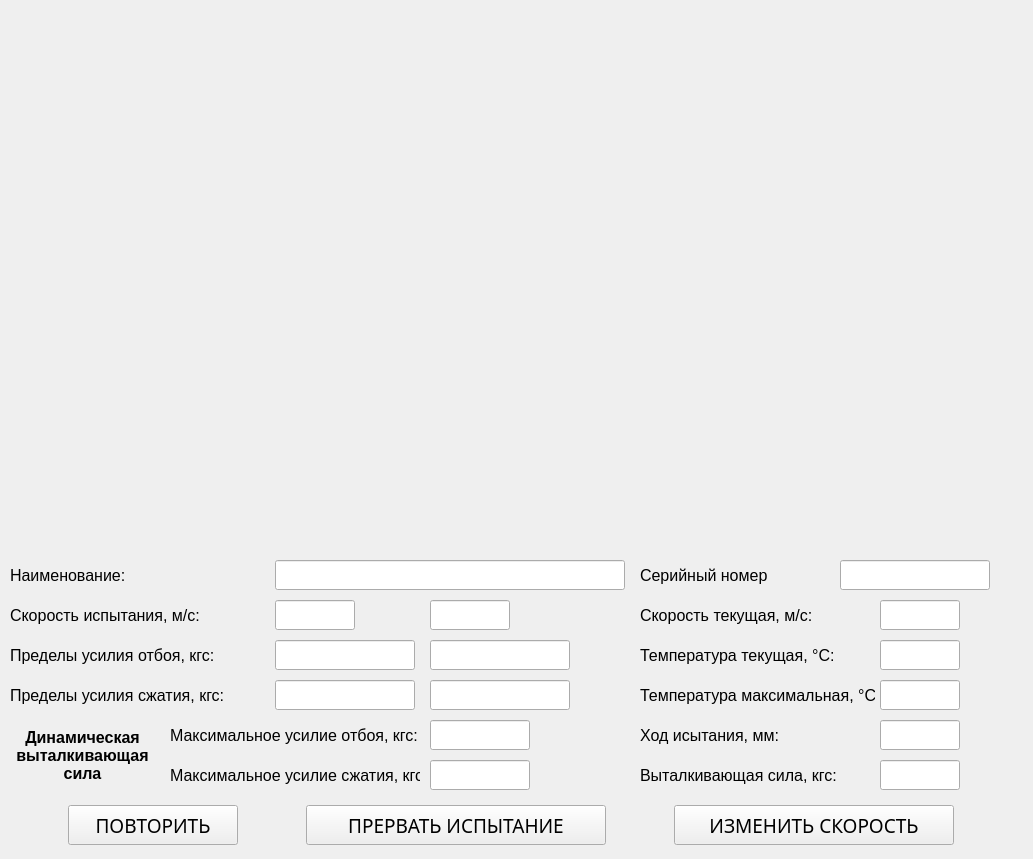
          <widget class="QWidget" name="test_lab_page_3">
           <widget class="PlotWidget" name="lab_GraphWidget" native="true">
            <property name="geometry">
             <rect>
              <x>0</x>
              <y>0</y>
              <width>1024</width>
              <height>550</height>
             </rect>
            </property>
            <property name="minimumSize">
             <size>
              <width>1024</width>
              <height>550</height>
             </size>
            </property>
            <property name="maximumSize">
             <size>
              <width>1024</width>
              <height>550</height>
             </size>
            </property>
           </widget>
           <widget class="QFrame" name="test_data_frame">
            <property name="geometry">
             <rect>
              <x>0</x>
              <y>550</y>
              <width>1024</width>
              <height>250</height>
             </rect>
            </property>
            <property name="minimumSize">
             <size>
              <width>1024</width>
              <height>250</height>
             </size>
            </property>
            <property name="maximumSize">
             <size>
              <width>1024</width>
              <height>250</height>
             </size>
            </property>
            <property name="frameShape">
             <enum>QFrame::NoFrame</enum>
            </property>
            <property name="frameShadow">
             <enum>QFrame::Sunken</enum>
            </property>
            <widget class="QLineEdit" name="lab_serial_le">
             <property name="geometry">
              <rect>
               <x>840</x>
               <y>10</y>
               <width>150</width>
               <height>30</height>
              </rect>
             </property>
             <property name="minimumSize">
              <size>
               <width>150</width>
               <height>30</height>
              </size>
             </property>
             <property name="maximumSize">
              <size>
               <width>150</width>
               <height>30</height>
              </size>
             </property>
             <property name="font">
              <font>
               <family>Arial</family>
               <pointsize>14</pointsize>
              </font>
             </property>
             <property name="text">
              <string/>
             </property>
             <property name="alignment">
              <set>Qt::AlignCenter</set>
             </property>
             <property name="readOnly">
              <bool>true</bool>
             </property>
            </widget>
            <widget class="QLabel" name="lbl_17">
             <property name="geometry">
              <rect>
               <x>10</x>
               <y>130</y>
               <width>216</width>
               <height>30</height>
              </rect>
             </property>
             <property name="minimumSize">
              <size>
               <width>0</width>
               <height>30</height>
              </size>
             </property>
             <property name="maximumSize">
              <size>
               <width>16777215</width>
               <height>30</height>
              </size>
             </property>
             <property name="font">
              <font>
               <family>Arial</family>
               <pointsize>12</pointsize>
              </font>
             </property>
             <property name="text">
              <string>Пределы усилия сжатия, кгс:</string>
             </property>
            </widget>
            <widget class="QLabel" name="lbl_14">
             <property name="geometry">
              <rect>
               <x>10</x>
               <y>10</y>
               <width>121</width>
               <height>30</height>
              </rect>
             </property>
             <property name="minimumSize">
              <size>
               <width>0</width>
               <height>30</height>
              </size>
             </property>
             <property name="maximumSize">
              <size>
               <width>16777215</width>
               <height>30</height>
              </size>
             </property>
             <property name="font">
              <font>
               <family>Arial</family>
               <pointsize>12</pointsize>
              </font>
             </property>
             <property name="text">
              <string>Наименование:</string>
             </property>
            </widget>
            <widget class="QLabel" name="lbl_20">
             <property name="geometry">
              <rect>
               <x>10</x>
               <y>90</y>
               <width>208</width>
               <height>30</height>
              </rect>
             </property>
             <property name="minimumSize">
              <size>
               <width>0</width>
               <height>30</height>
              </size>
             </property>
             <property name="maximumSize">
              <size>
               <width>16777215</width>
               <height>30</height>
              </size>
             </property>
             <property name="font">
              <font>
               <family>Arial</family>
               <pointsize>12</pointsize>
              </font>
             </property>
             <property name="text">
              <string>Пределы усилия отбоя, кгс:</string>
             </property>
            </widget>
            <widget class="QLineEdit" name="lab_name_le">
             <property name="geometry">
              <rect>
               <x>275</x>
               <y>10</y>
               <width>350</width>
               <height>30</height>
              </rect>
             </property>
             <property name="minimumSize">
              <size>
               <width>350</width>
               <height>30</height>
              </size>
             </property>
             <property name="maximumSize">
              <size>
               <width>350</width>
               <height>30</height>
              </size>
             </property>
             <property name="font">
              <font>
               <family>Arial</family>
               <pointsize>14</pointsize>
              </font>
             </property>
             <property name="text">
              <string/>
             </property>
             <property name="alignment">
              <set>Qt::AlignCenter</set>
             </property>
             <property name="readOnly">
              <bool>true</bool>
             </property>
            </widget>
            <widget class="QLabel" name="lbl_23">
             <property name="geometry">
              <rect>
               <x>640</x>
               <y>10</y>
               <width>128</width>
               <height>30</height>
              </rect>
             </property>
             <property name="minimumSize">
              <size>
               <width>0</width>
               <height>30</height>
              </size>
             </property>
             <property name="maximumSize">
              <size>
               <width>16777215</width>
               <height>30</height>
              </size>
             </property>
             <property name="font">
              <font>
               <family>Arial</family>
               <pointsize>12</pointsize>
              </font>
             </property>
             <property name="text">
              <string>Серийный номер:</string>
             </property>
            </widget>
            <widget class="QLineEdit" name="lab_limit_recoil_1_le">
             <property name="geometry">
              <rect>
               <x>275</x>
               <y>90</y>
               <width>140</width>
               <height>30</height>
              </rect>
             </property>
             <property name="minimumSize">
              <size>
               <width>140</width>
               <height>30</height>
              </size>
             </property>
             <property name="maximumSize">
              <size>
               <width>140</width>
               <height>30</height>
              </size>
             </property>
             <property name="font">
              <font>
               <family>Arial</family>
               <pointsize>14</pointsize>
              </font>
             </property>
             <property name="text">
              <string/>
             </property>
             <property name="alignment">
              <set>Qt::AlignCenter</set>
             </property>
             <property name="readOnly">
              <bool>true</bool>
             </property>
            </widget>
            <widget class="QLineEdit" name="lab_limit_comp_1_le">
             <property name="geometry">
              <rect>
               <x>275</x>
               <y>130</y>
               <width>140</width>
               <height>30</height>
              </rect>
             </property>
             <property name="minimumSize">
              <size>
               <width>140</width>
               <height>30</height>
              </size>
             </property>
             <property name="maximumSize">
              <size>
               <width>140</width>
               <height>30</height>
              </size>
             </property>
             <property name="font">
              <font>
               <family>Arial</family>
               <pointsize>14</pointsize>
              </font>
             </property>
             <property name="text">
              <string/>
             </property>
             <property name="alignment">
              <set>Qt::AlignCenter</set>
             </property>
             <property name="readOnly">
              <bool>true</bool>
             </property>
            </widget>
            <widget class="QLabel" name="lbl_15">
             <property name="geometry">
              <rect>
               <x>640</x>
               <y>130</y>
               <width>235</width>
               <height>30</height>
              </rect>
             </property>
             <property name="minimumSize">
              <size>
               <width>0</width>
               <height>30</height>
              </size>
             </property>
             <property name="maximumSize">
              <size>
               <width>16777215</width>
               <height>30</height>
              </size>
             </property>
             <property name="font">
              <font>
               <family>Arial</family>
               <pointsize>12</pointsize>
              </font>
             </property>
             <property name="text">
              <string>Температура максимальная, °С:</string>
             </property>
            </widget>
            <widget class="QLineEdit" name="lab_max_temp_le">
             <property name="geometry">
              <rect>
               <x>880</x>
               <y>130</y>
               <width>80</width>
               <height>30</height>
              </rect>
             </property>
             <property name="minimumSize">
              <size>
               <width>80</width>
               <height>30</height>
              </size>
             </property>
             <property name="maximumSize">
              <size>
               <width>80</width>
               <height>30</height>
              </size>
             </property>
             <property name="font">
              <font>
               <family>Arial</family>
               <pointsize>14</pointsize>
              </font>
             </property>
             <property name="alignment">
              <set>Qt::AlignCenter</set>
             </property>
             <property name="readOnly">
              <bool>true</bool>
             </property>
            </widget>
            <widget class="QLabel" name="lbl_22">
             <property name="geometry">
              <rect>
               <x>640</x>
               <y>50</y>
               <width>211</width>
               <height>30</height>
              </rect>
             </property>
             <property name="minimumSize">
              <size>
               <width>0</width>
               <height>30</height>
              </size>
             </property>
             <property name="maximumSize">
              <size>
               <width>16777215</width>
               <height>30</height>
              </size>
             </property>
             <property name="font">
              <font>
               <family>Arial</family>
               <pointsize>12</pointsize>
              </font>
             </property>
             <property name="text">
              <string>Скорость текущая, м/с:</string>
             </property>
            </widget>
            <widget class="QLineEdit" name="lab_speed_le">
             <property name="geometry">
              <rect>
               <x>880</x>
               <y>50</y>
               <width>80</width>
               <height>30</height>
              </rect>
             </property>
             <property name="minimumSize">
              <size>
               <width>80</width>
               <height>30</height>
              </size>
             </property>
             <property name="maximumSize">
              <size>
               <width>80</width>
               <height>30</height>
              </size>
             </property>
             <property name="font">
              <font>
               <family>Arial</family>
               <pointsize>14</pointsize>
              </font>
             </property>
             <property name="text">
              <string/>
             </property>
             <property name="alignment">
              <set>Qt::AlignCenter</set>
             </property>
             <property name="readOnly">
              <bool>false</bool>
             </property>
            </widget>
            <widget class="QLabel" name="lbl_16">
             <property name="geometry">
              <rect>
               <x>640</x>
               <y>90</y>
               <width>200</width>
               <height>30</height>
              </rect>
             </property>
             <property name="minimumSize">
              <size>
               <width>0</width>
               <height>30</height>
              </size>
             </property>
             <property name="maximumSize">
              <size>
               <width>16777215</width>
               <height>30</height>
              </size>
             </property>
             <property name="font">
              <font>
               <family>Arial</family>
               <pointsize>12</pointsize>
              </font>
             </property>
             <property name="text">
              <string>Температура текущая, °С:</string>
             </property>
            </widget>
            <widget class="QLineEdit" name="lab_now_temp_le">
             <property name="geometry">
              <rect>
               <x>880</x>
               <y>90</y>
               <width>80</width>
               <height>30</height>
              </rect>
             </property>
             <property name="minimumSize">
              <size>
               <width>80</width>
               <height>30</height>
              </size>
             </property>
             <property name="maximumSize">
              <size>
               <width>80</width>
               <height>30</height>
              </size>
             </property>
             <property name="font">
              <font>
               <family>Arial</family>
               <pointsize>14</pointsize>
              </font>
             </property>
             <property name="alignment">
              <set>Qt::AlignCenter</set>
             </property>
             <property name="readOnly">
              <bool>true</bool>
             </property>
            </widget>
            <widget class="QLabel" name="lbl_24">
             <property name="geometry">
              <rect>
               <x>640</x>
               <y>170</y>
               <width>186</width>
               <height>30</height>
              </rect>
             </property>
             <property name="minimumSize">
              <size>
               <width>0</width>
               <height>30</height>
              </size>
             </property>
             <property name="maximumSize">
              <size>
               <width>16777215</width>
               <height>30</height>
              </size>
             </property>
             <property name="font">
              <font>
               <family>Arial</family>
               <pointsize>12</pointsize>
              </font>
             </property>
             <property name="text">
              <string>Ход исытания, мм:</string>
             </property>
            </widget>
            <widget class="QLineEdit" name="lab_hod_le">
             <property name="geometry">
              <rect>
               <x>880</x>
               <y>170</y>
               <width>80</width>
               <height>30</height>
              </rect>
             </property>
             <property name="minimumSize">
              <size>
               <width>80</width>
               <height>30</height>
              </size>
             </property>
             <property name="maximumSize">
              <size>
               <width>80</width>
               <height>30</height>
              </size>
             </property>
             <property name="font">
              <font>
               <family>Arial</family>
               <pointsize>14</pointsize>
              </font>
             </property>
             <property name="text">
              <string/>
             </property>
             <property name="alignment">
              <set>Qt::AlignCenter</set>
             </property>
             <property name="readOnly">
              <bool>true</bool>
             </property>
            </widget>
            <widget class="QLabel" name="lbl_18">
             <property name="geometry">
              <rect>
               <x>640</x>
               <y>210</y>
               <width>216</width>
               <height>30</height>
              </rect>
             </property>
             <property name="minimumSize">
              <size>
               <width>0</width>
               <height>30</height>
              </size>
             </property>
             <property name="maximumSize">
              <size>
               <width>16777215</width>
               <height>30</height>
              </size>
             </property>
             <property name="font">
              <font>
               <family>Arial</family>
               <pointsize>12</pointsize>
              </font>
             </property>
             <property name="text">
              <string>Выталкивающая сила, кгс:</string>
             </property>
            </widget>
            <widget class="QLineEdit" name="lab_push_force_le">
             <property name="geometry">
              <rect>
               <x>880</x>
               <y>210</y>
               <width>80</width>
               <height>30</height>
              </rect>
             </property>
             <property name="minimumSize">
              <size>
               <width>80</width>
               <height>30</height>
              </size>
             </property>
             <property name="maximumSize">
              <size>
               <width>80</width>
               <height>30</height>
              </size>
             </property>
             <property name="font">
              <font>
               <family>Arial</family>
               <pointsize>14</pointsize>
              </font>
             </property>
             <property name="text">
              <string/>
             </property>
             <property name="alignment">
              <set>Qt::AlignCenter</set>
             </property>
             <property name="readOnly">
              <bool>true</bool>
             </property>
            </widget>
            <widget class="QLabel" name="lbl_25">
             <property name="geometry">
              <rect>
               <x>10</x>
               <y>50</y>
               <width>211</width>
               <height>30</height>
              </rect>
             </property>
             <property name="minimumSize">
              <size>
               <width>0</width>
               <height>30</height>
              </size>
             </property>
             <property name="maximumSize">
              <size>
               <width>16777215</width>
               <height>30</height>
              </size>
             </property>
             <property name="font">
              <font>
               <family>Arial</family>
               <pointsize>12</pointsize>
              </font>
             </property>
             <property name="text">
              <string>Скорость испытания, м/с:</string>
             </property>
            </widget>
            <widget class="QLineEdit" name="lab_speed_set_1_le">
             <property name="geometry">
              <rect>
               <x>275</x>
               <y>50</y>
               <width>80</width>
               <height>30</height>
              </rect>
             </property>
             <property name="minimumSize">
              <size>
               <width>80</width>
               <height>30</height>
              </size>
             </property>
             <property name="maximumSize">
              <size>
               <width>80</width>
               <height>30</height>
              </size>
             </property>
             <property name="font">
              <font>
               <family>Arial</family>
               <pointsize>14</pointsize>
              </font>
             </property>
             <property name="text">
              <string/>
             </property>
             <property name="alignment">
              <set>Qt::AlignCenter</set>
             </property>
             <property name="readOnly">
              <bool>true</bool>
             </property>
            </widget>
            <widget class="QLineEdit" name="lab_speed_set_2_le">
             <property name="geometry">
              <rect>
               <x>430</x>
               <y>50</y>
               <width>80</width>
               <height>30</height>
              </rect>
             </property>
             <property name="minimumSize">
              <size>
               <width>80</width>
               <height>30</height>
              </size>
             </property>
             <property name="maximumSize">
              <size>
               <width>80</width>
               <height>30</height>
              </size>
             </property>
             <property name="font">
              <font>
               <family>Arial</family>
               <pointsize>14</pointsize>
              </font>
             </property>
             <property name="text">
              <string/>
             </property>
             <property name="alignment">
              <set>Qt::AlignCenter</set>
             </property>
             <property name="readOnly">
              <bool>true</bool>
             </property>
            </widget>
            <widget class="QLineEdit" name="lab_limit_recoil_2_le">
             <property name="geometry">
              <rect>
               <x>430</x>
               <y>90</y>
               <width>140</width>
               <height>30</height>
              </rect>
             </property>
             <property name="minimumSize">
              <size>
               <width>140</width>
               <height>30</height>
              </size>
             </property>
             <property name="maximumSize">
              <size>
               <width>140</width>
               <height>30</height>
              </size>
             </property>
             <property name="font">
              <font>
               <family>Arial</family>
               <pointsize>14</pointsize>
              </font>
             </property>
             <property name="text">
              <string/>
             </property>
             <property name="alignment">
              <set>Qt::AlignCenter</set>
             </property>
             <property name="readOnly">
              <bool>true</bool>
             </property>
            </widget>
            <widget class="QLineEdit" name="lab_limit_comp_2_le">
             <property name="geometry">
              <rect>
               <x>430</x>
               <y>130</y>
               <width>140</width>
               <height>30</height>
              </rect>
             </property>
             <property name="minimumSize">
              <size>
               <width>140</width>
               <height>30</height>
              </size>
             </property>
             <property name="maximumSize">
              <size>
               <width>140</width>
               <height>30</height>
              </size>
             </property>
             <property name="font">
              <font>
               <family>Arial</family>
               <pointsize>14</pointsize>
              </font>
             </property>
             <property name="text">
              <string/>
             </property>
             <property name="alignment">
              <set>Qt::AlignCenter</set>
             </property>
             <property name="readOnly">
              <bool>true</bool>
             </property>
            </widget>
            <widget class="QLabel" name="lbl_21">
             <property name="geometry">
              <rect>
               <x>170</x>
               <y>170</y>
               <width>250</width>
               <height>30</height>
              </rect>
             </property>
             <property name="minimumSize">
              <size>
               <width>0</width>
               <height>30</height>
              </size>
             </property>
             <property name="maximumSize">
              <size>
               <width>16777215</width>
               <height>30</height>
              </size>
             </property>
             <property name="font">
              <font>
               <family>Arial</family>
               <pointsize>12</pointsize>
              </font>
             </property>
             <property name="text">
              <string>Максимальное усилие отбоя, кгс:</string>
             </property>
            </widget>
            <widget class="QLabel" name="lbl_26">
             <property name="geometry">
              <rect>
               <x>170</x>
               <y>210</y>
               <width>250</width>
               <height>30</height>
              </rect>
             </property>
             <property name="minimumSize">
              <size>
               <width>0</width>
               <height>30</height>
              </size>
             </property>
             <property name="maximumSize">
              <size>
               <width>16777215</width>
               <height>30</height>
              </size>
             </property>
             <property name="font">
              <font>
               <family>Arial</family>
               <pointsize>12</pointsize>
              </font>
             </property>
             <property name="text">
              <string>Максимальное усилие сжатия, кгс:</string>
             </property>
            </widget>
            <widget class="QLineEdit" name="lab_recoil_le">
             <property name="geometry">
              <rect>
               <x>430</x>
               <y>170</y>
               <width>100</width>
               <height>30</height>
              </rect>
             </property>
             <property name="minimumSize">
              <size>
               <width>100</width>
               <height>30</height>
              </size>
             </property>
             <property name="maximumSize">
              <size>
               <width>100</width>
               <height>30</height>
              </size>
             </property>
             <property name="font">
              <font>
               <family>Arial</family>
               <pointsize>14</pointsize>
              </font>
             </property>
             <property name="text">
              <string/>
             </property>
             <property name="alignment">
              <set>Qt::AlignCenter</set>
             </property>
             <property name="readOnly">
              <bool>true</bool>
             </property>
            </widget>
            <widget class="QLineEdit" name="lab_comp_le">
             <property name="geometry">
              <rect>
               <x>430</x>
               <y>210</y>
               <width>100</width>
               <height>30</height>
              </rect>
             </property>
             <property name="minimumSize">
              <size>
               <width>100</width>
               <height>30</height>
              </size>
             </property>
             <property name="maximumSize">
              <size>
               <width>100</width>
               <height>30</height>
              </size>
             </property>
             <property name="font">
              <font>
               <family>Arial</family>
               <pointsize>14</pointsize>
              </font>
             </property>
             <property name="text">
              <string/>
             </property>
             <property name="alignment">
              <set>Qt::AlignCenter</set>
             </property>
             <property name="readOnly">
              <bool>true</bool>
             </property>
            </widget>
            <widget class="QLabel" name="lbl_push_force_lab">
             <property name="geometry">
              <rect>
               <x>10</x>
               <y>170</y>
               <width>145</width>
               <height>71</height>
              </rect>
             </property>
             <property name="minimumSize">
              <size>
               <width>0</width>
               <height>30</height>
              </size>
             </property>
             <property name="maximumSize">
              <size>
               <width>16777215</width>
               <height>16777215</height>
              </size>
             </property>
             <property name="font">
              <font>
               <family>Arial</family>
               <pointsize>12</pointsize>
               <weight>75</weight>
               <bold>true</bold>
              </font>
             </property>
             <property name="text">
              <string>Динамическая
выталкивающая
сила</string>
             </property>
             <property name="textFormat">
              <enum>Qt::AutoText</enum>
             </property>
             <property name="alignment">
              <set>Qt::AlignCenter</set>
             </property>
            </widget>
           </widget>
           <widget class="QFrame" name="test_btn_frame">
            <property name="geometry">
             <rect>
              <x>0</x>
              <y>800</y>
              <width>1024</width>
              <height>50</height>
             </rect>
            </property>
            <property name="minimumSize">
             <size>
              <width>1024</width>
              <height>50</height>
             </size>
            </property>
            <property name="maximumSize">
             <size>
              <width>1024</width>
              <height>50</height>
             </size>
            </property>
            <property name="frameShape">
             <enum>QFrame::NoFrame</enum>
            </property>
            <property name="frameShadow">
             <enum>QFrame::Sunken</enum>
            </property>
            <layout class="QHBoxLayout" name="horizontalLayout_2">
             <property name="spacing">
              <number>5</number>
             </property>
             <property name="leftMargin">
              <number>5</number>
             </property>
             <property name="topMargin">
              <number>5</number>
             </property>
             <property name="rightMargin">
              <number>5</number>
             </property>
             <property name="bottomMargin">
              <number>5</number>
             </property>
             <item>
              <widget class="QPushButton" name="test_repeat_btn">
               <property name="minimumSize">
                <size>
                 <width>170</width>
                 <height>40</height>
                </size>
               </property>
               <property name="maximumSize">
                <size>
                 <width>170</width>
                 <height>40</height>
                </size>
               </property>
               <property name="font">
                <font>
                 <family>Arial Black</family>
                 <pointsize>14</pointsize>
                </font>
               </property>
               <property name="text">
                <string>ПОВТОРИТЬ</string>
               </property>
              </widget>
             </item>
             <item>
              <widget class="QPushButton" name="test_cancel_btn">
               <property name="minimumSize">
                <size>
                 <width>300</width>
                 <height>40</height>
                </size>
               </property>
               <property name="maximumSize">
                <size>
                 <width>300</width>
                 <height>40</height>
                </size>
               </property>
               <property name="font">
                <font>
                 <family>Arial Black</family>
                 <pointsize>14</pointsize>
                </font>
               </property>
               <property name="text">
                <string>ПРЕРВАТЬ ИСПЫТАНИЕ</string>
               </property>
              </widget>
             </item>
             <item>
              <widget class="QPushButton" name="test_change_speed_btn">
               <property name="minimumSize">
                <size>
                 <width>280</width>
                 <height>40</height>
                </size>
               </property>
               <property name="maximumSize">
                <size>
                 <width>280</width>
                 <height>40</height>
                </size>
               </property>
               <property name="font">
                <font>
                 <family>Arial Black</family>
                 <pointsize>14</pointsize>
                </font>
               </property>
               <property name="text">
                <string>ИЗМЕНИТЬ СКОРОСТЬ</string>
               </property>
              </widget>
             </item>
            </layout>
           </widget>
          </widget>
